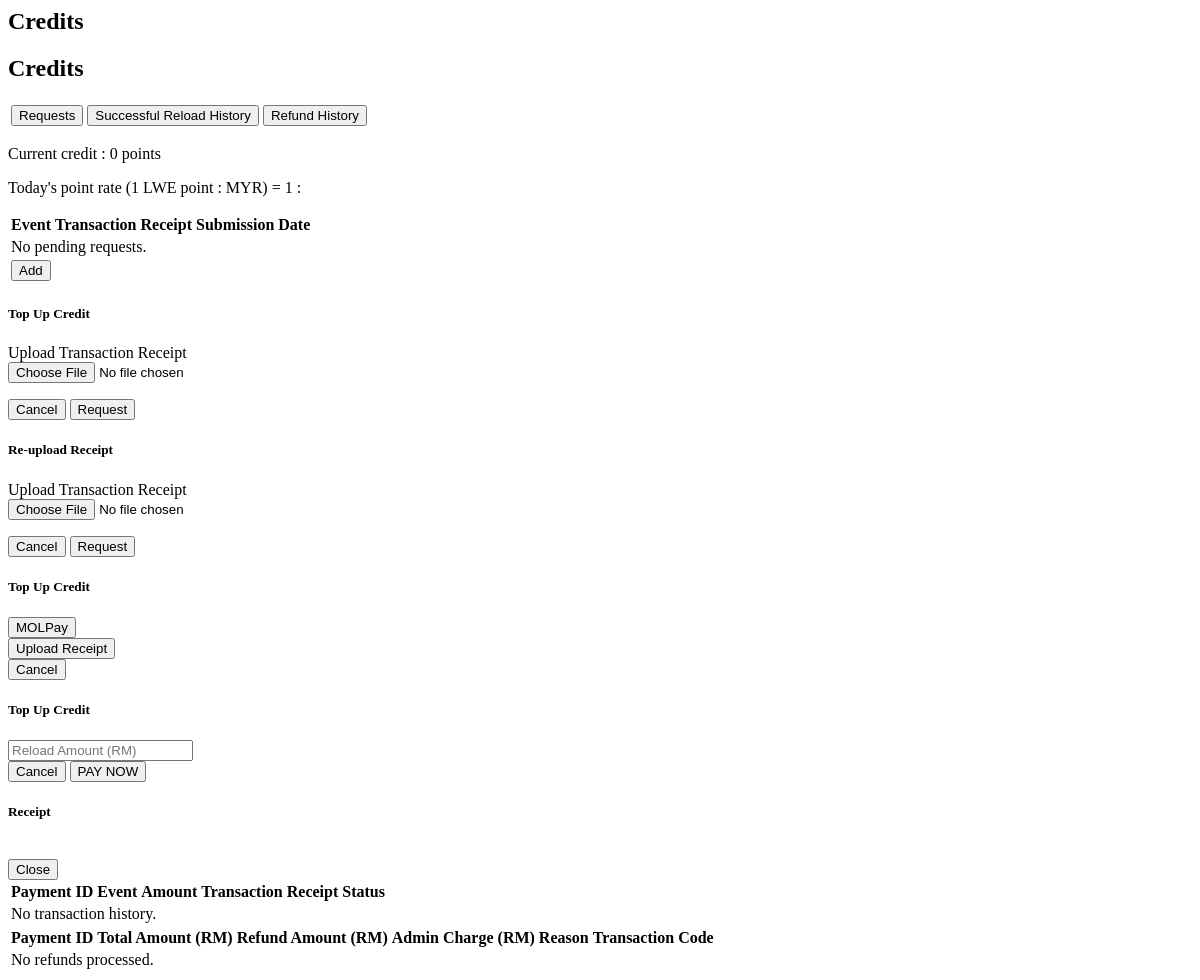
The app's page /user/credit.php, older data.
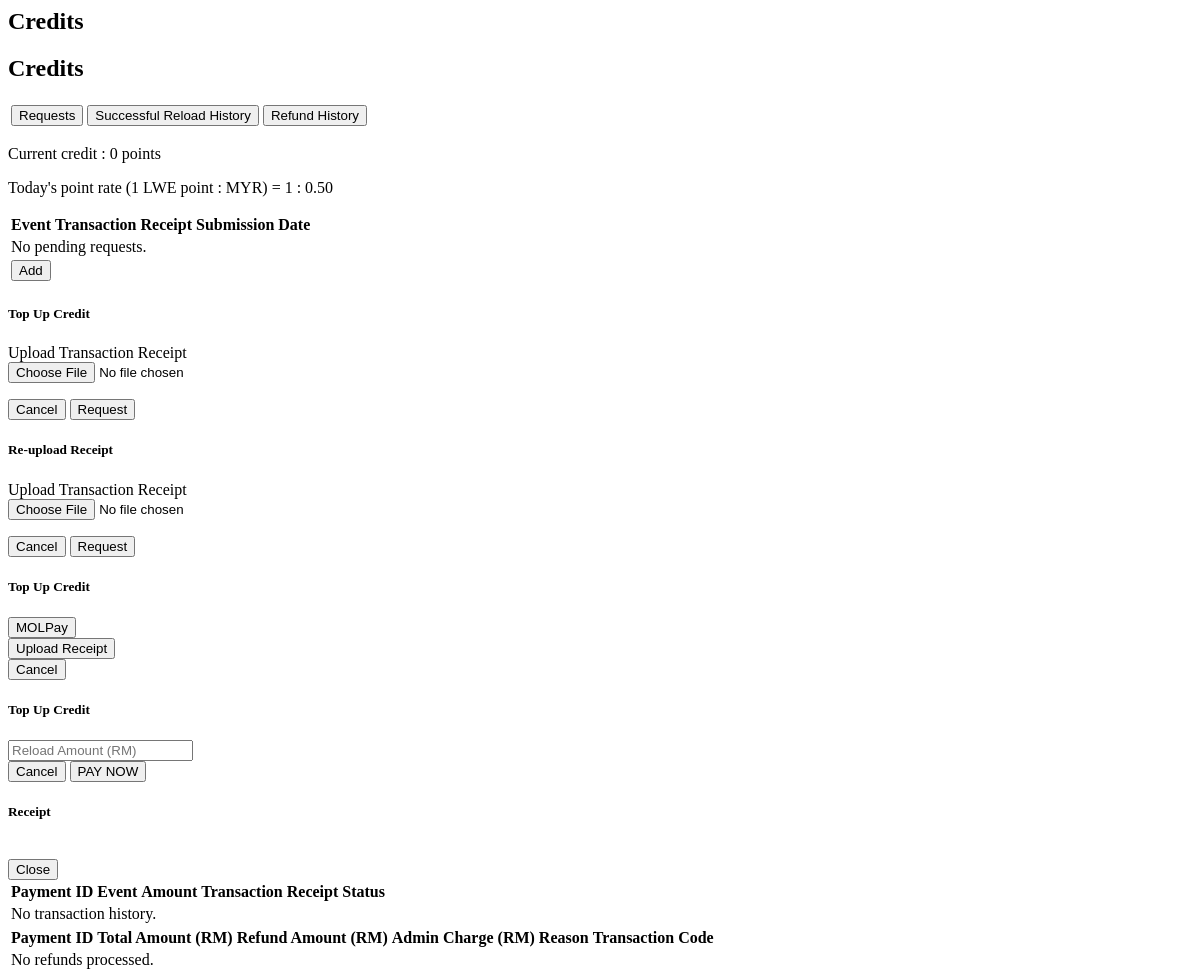
The same page, newer data.
### tables this page shows
CREATE TABLE `rate` (
  `rate_id` int(11) NOT NULL AUTO_INCREMENT,
  `rate_name` varchar(15) NOT NULL,
  `rate` decimal(10,2) NOT NULL,
  PRIMARY KEY (`rate_id`)
);

### user/credit.php (the view, shortened to what the changed rows need)
<?php
require_once '../connection/config.php';
$user_id = $_SESSION['user_id'];
$query = "SELECT *
          FROM payment
          WHERE user_id='$user_id' AND status = 'Waiting for approval'";
$result = mysqli_query($con, $query);
?>
    <?php
$query19 = "SELECT *
          FROM point
          WHERE user_id = '$user_id'";
$result19 = mysqli_query($con, $query19);
$results19 = mysqli_fetch_assoc($result19);
$query20 = "SELECT *
          FROM rate
          WHERE rate_name = 'LWE point'";
$result20 = mysqli_query($con, $query20);
$results20 = mysqli_fetch_assoc($result20);
    ?>
<link rel="stylesheet" href="../frameworks/css/lightbox.min.css">
<div class="col-xs-12 col-md-12 col-lg-12">
    <h2 class="bigh2 pagetitle hidden-xs hidden-sm">Credits</h2>
    <h2 class="smh2 pagetitle hidden-md hidden-lg">Credits</h2>
    <div class="row">
        <div id="crequest">
            <div class="col-xs-12 col-md-12 col-lg-12">
                <?php
                    if($results19['user_id']>0){
                        ?>
                        <p class="requestp">Current credit : <?php echo $results19['point']." points"; ?></p>
                        <?php
                    }else{
                        ?>
                        <p class="requestp">Current credit : 0 points</p>
                        <?php
                    }
                ?>
                <p class="requestp">Today's point rate (1 LWE point : MYR) = 1 : <?php echo $results20['rate']; ?></p>
                <table class="purchasetable">
                    <tr class="center">
                        <th class="purchasecol3">Event</th>
                        <th class="purchasecol2">Transaction Receipt</th>
                        <th class="purchasecol3">Submission Date</th>
                        <th class="purchasecol1"></th>
                    </tr>
                    <?php
                        if(mysqli_num_rows($result) > 0)
                        {
                            while($row = mysqli_fetch_array($result))
                            {
                    ?>
                    <tr class="bodyrow">
                        <td><?php echo $row['title']; ?></td>
                        <td><button type="button" class="btn btntab" data-toggle="modal" data-target="#myModal" onclick="passimg('<?php echo $row['file']; ?>')" title="View receipt"><span class="glyphicon glyphicon-eye-open"></span></button></td>
                        <td><?php echo $row['datetime']; ?></td>
                        <td>
                           <a href="credit.php?payment_id=<?php echo $row['payment_id']; ?>" class="btn btn-default btn-xs btnDelete" name="delete" title="Delete"><span class="glyphicon glyphicon-trash"></span></a>
						    <a data-toggle="modal" data-id="<?php echo $row['payment_id']; ?>" data-file="<?php echo $row['file']; ?>" class="btn btn-default btn-xs btnDelete editCredit" href="#editCredit" title="Re-upload"><span class="glyphicon glyphicon-pencil"></span></a>
						</td>
                    </tr>
                    <?php
                        }
                    }
                    else
                    {
                    ?>
                    <tr>
                    </tr>
                    <?php
                        }
                    ?>
                    <tr>
                    </tr>
                </table>
            </div>
        </div>
        <div id="chistory">
            <div class="col-xs-12 col-md-12 col-lg-12">
                <table class="purchasetable">
                    <tr class="center">
                        <th class="purchasecol2">Payment ID</th>
                        <th class="purchasecol3">Event</th>
                        <th class="purchasecol2">Amount</th>
                        <th class="purchasecol2">Transaction Receipt</th>
                        <th class="purchasecol25">Status</th>
                    </tr>
                </table>
            </div>
        </div>
        <div id="crefund">
            <div class="col-xs-12 col-md-12 col-lg-12">
                <table class="purchasetable">
                    <tr class="center">
                        <th>Payment ID</th>
                        <th>Total Amount (RM)</th>
                        <th>Refund Amount (RM)</th>
                        <th>Admin Charge (RM)</th>
                        <th>Reason</th>
                        <th>Transaction Code</th>
                    </tr>
                </table>
            </div>
        </div>
    </div>
</div>

Row changes from the older to the newer data that the page shows:
added rate: rate "0.50"
